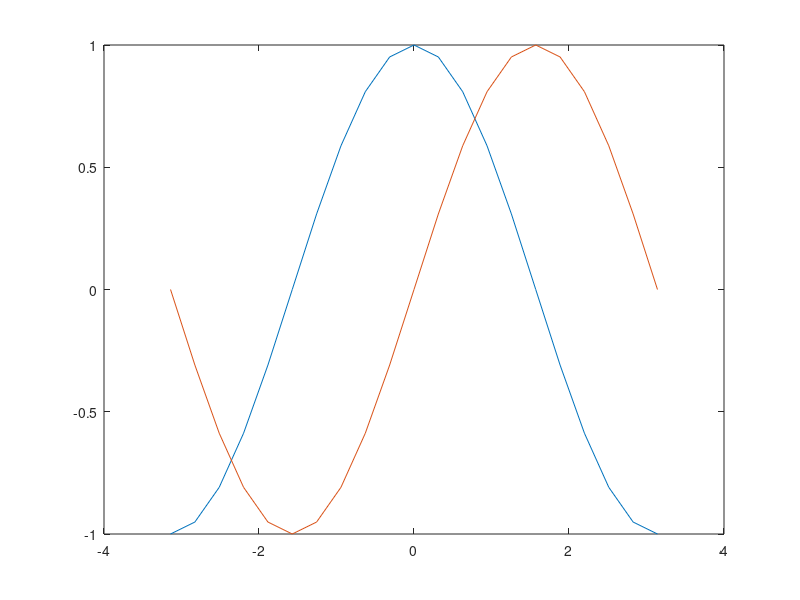

Write the MATLAB code that produced this figure.
% guardar una figura en un archivo

x = -pi:pi/10:pi;
y = -pi:pi/2;

plot(x,cos(x),x,sin(x));
% imwrite(A,'newImage.jpg','jpg','Comment','My JPEG file')
% bar(1:10)
print('barPlot','-dpng')